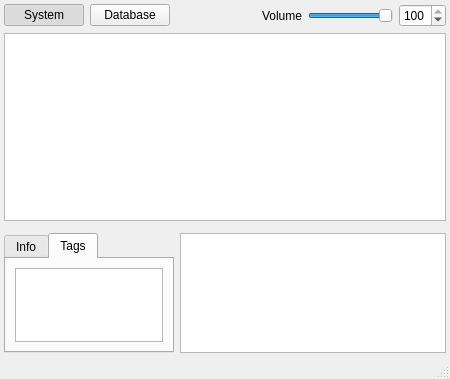
<?xml version="1.0" encoding="UTF-8"?>
<ui version="4.0">
 <class>MainWindow</class>
 <widget class="QMainWindow" name="MainWindow">
  <property name="geometry">
   <rect>
    <x>0</x>
    <y>0</y>
    <width>450</width>
    <height>379</height>
   </rect>
  </property>
  <property name="windowTitle">
   <string>SampleBrowser</string>
  </property>
  <widget class="QWidget" name="centralwidget">
   <layout class="QGridLayout" name="gridLayout" rowstretch="0,100,0">
    <property name="margin">
     <number>4</number>
    </property>
    <item row="2" column="1">
     <widget class="QGraphicsView" name="waveView">
      <property name="maximumSize">
       <size>
        <width>16777215</width>
        <height>120</height>
       </size>
      </property>
      <property name="verticalScrollBarPolicy">
       <enum>Qt::ScrollBarAlwaysOff</enum>
      </property>
      <property name="horizontalScrollBarPolicy">
       <enum>Qt::ScrollBarAlwaysOff</enum>
      </property>
      <property name="renderHints">
       <set>QPainter::Antialiasing|QPainter::TextAntialiasing</set>
      </property>
     </widget>
    </item>
    <item row="0" column="0" colspan="2">
     <layout class="QHBoxLayout" name="horizontalLayout">
      <item>
       <widget class="QPushButton" name="browseSystemBtn">
        <property name="sizePolicy">
         <sizepolicy hsizetype="Minimum" vsizetype="Maximum">
          <horstretch>0</horstretch>
          <verstretch>0</verstretch>
         </sizepolicy>
        </property>
        <property name="text">
         <string>System</string>
        </property>
        <property name="checkable">
         <bool>true</bool>
        </property>
        <property name="checked">
         <bool>true</bool>
        </property>
        <attribute name="buttonGroup">
         <string notr="true">browseSelectGroup</string>
        </attribute>
       </widget>
      </item>
      <item>
       <widget class="QPushButton" name="browseDbBtn">
        <property name="sizePolicy">
         <sizepolicy hsizetype="Minimum" vsizetype="Maximum">
          <horstretch>0</horstretch>
          <verstretch>0</verstretch>
         </sizepolicy>
        </property>
        <property name="text">
         <string>Database</string>
        </property>
        <property name="checkable">
         <bool>true</bool>
        </property>
        <attribute name="buttonGroup">
         <string notr="true">browseSelectGroup</string>
        </attribute>
       </widget>
      </item>
      <item>
       <spacer name="horizontalSpacer">
        <property name="orientation">
         <enum>Qt::Horizontal</enum>
        </property>
        <property name="sizeHint" stdset="0">
         <size>
          <width>40</width>
          <height>20</height>
         </size>
        </property>
       </spacer>
      </item>
      <item>
       <widget class="QLabel" name="label">
        <property name="text">
         <string>Volume</string>
        </property>
       </widget>
      </item>
      <item>
       <widget class="QSlider" name="volumeSlider">
        <property name="maximumSize">
         <size>
          <width>100</width>
          <height>16777215</height>
         </size>
        </property>
        <property name="focusPolicy">
         <enum>Qt::NoFocus</enum>
        </property>
        <property name="maximum">
         <number>100</number>
        </property>
        <property name="value">
         <number>100</number>
        </property>
        <property name="orientation">
         <enum>Qt::Horizontal</enum>
        </property>
       </widget>
      </item>
      <item>
       <widget class="QSpinBox" name="volumeSpin">
        <property name="minimum">
         <number>0</number>
        </property>
        <property name="maximum">
         <number>100</number>
        </property>
        <property name="singleStep">
         <number>5</number>
        </property>
        <property name="value">
         <number>100</number>
        </property>
       </widget>
      </item>
     </layout>
    </item>
    <item row="1" column="0" colspan="2">
     <widget class="QSplitter" name="mainSplitter">
      <property name="orientation">
       <enum>Qt::Horizontal</enum>
      </property>
      <property name="childrenCollapsible">
       <bool>false</bool>
      </property>
      <widget class="QWidget" name="verticalLayoutWidget">
       <layout class="QVBoxLayout" name="verticalLayout">
        <item>
         <widget class="SampleView" name="sampleView">
          <property name="contextMenuPolicy">
           <enum>Qt::CustomContextMenu</enum>
          </property>
          <property name="editTriggers">
           <set>QAbstractItemView::NoEditTriggers</set>
          </property>
          <property name="dragEnabled">
           <bool>true</bool>
          </property>
          <property name="selectionBehavior">
           <enum>QAbstractItemView::SelectRows</enum>
          </property>
          <property name="horizontalScrollMode">
           <enum>QAbstractItemView::ScrollPerPixel</enum>
          </property>
          <property name="wordWrap">
           <bool>false</bool>
          </property>
          <attribute name="horizontalHeaderHighlightSections">
           <bool>false</bool>
          </attribute>
          <attribute name="verticalHeaderVisible">
           <bool>false</bool>
          </attribute>
         </widget>
        </item>
        <item>
         <widget class="QWidget" name="filterStackedWidget" native="true">
          <property name="sizePolicy">
           <sizepolicy hsizetype="Preferred" vsizetype="Maximum">
            <horstretch>0</horstretch>
            <verstretch>0</verstretch>
           </sizepolicy>
          </property>
         </widget>
        </item>
       </layout>
      </widget>
     </widget>
    </item>
    <item row="2" column="0">
     <widget class="QTabWidget" name="infoTabWidget">
      <property name="sizePolicy">
       <sizepolicy hsizetype="Maximum" vsizetype="Expanding">
        <horstretch>0</horstretch>
        <verstretch>0</verstretch>
       </sizepolicy>
      </property>
      <property name="currentIndex">
       <number>1</number>
      </property>
      <widget class="QWidget" name="infoTab">
       <property name="enabled">
        <bool>false</bool>
       </property>
       <attribute name="title">
        <string>Info</string>
       </attribute>
       <layout class="QGridLayout" name="gridLayout_4">
        <item row="1" column="0">
         <widget class="QLabel" name="label_2">
          <property name="text">
           <string>Length:</string>
          </property>
         </widget>
        </item>
        <item row="1" column="1" alignment="Qt::AlignRight">
         <widget class="QLabel" name="infoLengthLbl">
          <property name="sizePolicy">
           <sizepolicy hsizetype="Maximum" vsizetype="Preferred">
            <horstretch>0</horstretch>
            <verstretch>0</verstretch>
           </sizepolicy>
          </property>
          <property name="text">
           <string>0</string>
          </property>
          <property name="alignment">
           <set>Qt::AlignRight|Qt::AlignTrailing|Qt::AlignVCenter</set>
          </property>
         </widget>
        </item>
        <item row="1" column="3">
         <widget class="QLabel" name="label_5">
          <property name="text">
           <string>Format:</string>
          </property>
         </widget>
        </item>
        <item row="0" column="0" colspan="5">
         <widget class="QLabel" name="infoFileNameLbl">
          <property name="styleSheet">
           <string notr="true">font-weight: bold;</string>
          </property>
          <property name="text">
           <string/>
          </property>
         </widget>
        </item>
        <item row="2" column="0">
         <widget class="QLabel" name="label_4">
          <property name="text">
           <string>Rate:</string>
          </property>
         </widget>
        </item>
        <item row="2" column="1" alignment="Qt::AlignRight">
         <widget class="QLabel" name="infoSampleRateLbl">
          <property name="sizePolicy">
           <sizepolicy hsizetype="Maximum" vsizetype="Preferred">
            <horstretch>0</horstretch>
            <verstretch>0</verstretch>
           </sizepolicy>
          </property>
          <property name="text">
           <string>0</string>
          </property>
          <property name="alignment">
           <set>Qt::AlignRight|Qt::AlignTrailing|Qt::AlignVCenter</set>
          </property>
         </widget>
        </item>
        <item row="2" column="3">
         <widget class="QLabel" name="label_8">
          <property name="text">
           <string>Chans:</string>
          </property>
         </widget>
        </item>
        <item row="2" column="4" alignment="Qt::AlignRight">
         <widget class="QLabel" name="infoChannelsLbl">
          <property name="sizePolicy">
           <sizepolicy hsizetype="Maximum" vsizetype="Preferred">
            <horstretch>0</horstretch>
            <verstretch>0</verstretch>
           </sizepolicy>
          </property>
          <property name="text">
           <string>1</string>
          </property>
          <property name="alignment">
           <set>Qt::AlignRight|Qt::AlignTrailing|Qt::AlignVCenter</set>
          </property>
         </widget>
        </item>
        <item row="1" column="4" alignment="Qt::AlignRight">
         <widget class="QLabel" name="infoFormatLbl">
          <property name="sizePolicy">
           <sizepolicy hsizetype="Maximum" vsizetype="Preferred">
            <horstretch>0</horstretch>
            <verstretch>0</verstretch>
           </sizepolicy>
          </property>
          <property name="text">
           <string>NO</string>
          </property>
          <property name="alignment">
           <set>Qt::AlignRight|Qt::AlignTrailing|Qt::AlignVCenter</set>
          </property>
         </widget>
        </item>
        <item row="1" column="2">
         <spacer name="horizontalSpacer_2">
          <property name="orientation">
           <enum>Qt::Horizontal</enum>
          </property>
          <property name="sizeType">
           <enum>QSizePolicy::Fixed</enum>
          </property>
          <property name="sizeHint" stdset="0">
           <size>
            <width>16</width>
            <height>20</height>
           </size>
          </property>
         </spacer>
        </item>
       </layout>
      </widget>
      <widget class="QWidget" name="tagsTab">
       <attribute name="title">
        <string>Tags</string>
       </attribute>
       <layout class="QGridLayout" name="gridLayout_5">
        <item row="0" column="0">
         <widget class="TagsEditorTextEdit" name="tagsEdit">
          <property name="sizePolicy">
           <sizepolicy hsizetype="Ignored" vsizetype="Ignored">
            <horstretch>0</horstretch>
            <verstretch>0</verstretch>
           </sizepolicy>
          </property>
         </widget>
        </item>
       </layout>
      </widget>
     </widget>
    </item>
   </layout>
  </widget>
  <widget class="QMenuBar" name="menubar">
   <property name="geometry">
    <rect>
     <x>0</x>
     <y>0</y>
     <width>450</width>
     <height>28</height>
    </rect>
   </property>
  </widget>
  <widget class="QStatusBar" name="statusbar"/>
 </widget>
 <customwidgets>
  <customwidget>
   <class>TagsEditorTextEdit</class>
   <extends>QTextEdit</extends>
   <header>src.widgets</header>
  </customwidget>
  <customwidget>
   <class>SampleView</class>
   <extends>QTableView</extends>
   <header>src</header>
  </customwidget>
 </customwidgets>
 <tabstops>
  <tabstop>volumeSlider</tabstop>
  <tabstop>volumeSpin</tabstop>
 </tabstops>
 <resources/>
 <connections>
  <connection>
   <sender>volumeSlider</sender>
   <signal>valueChanged(int)</signal>
   <receiver>volumeSpin</receiver>
   <slot>setValue(int)</slot>
   <hints>
    <hint type="sourcelabel">
     <x>248</x>
     <y>51</y>
    </hint>
    <hint type="destinationlabel">
     <x>339</x>
     <y>53</y>
    </hint>
   </hints>
  </connection>
  <connection>
   <sender>volumeSpin</sender>
   <signal>valueChanged(int)</signal>
   <receiver>volumeSlider</receiver>
   <slot>setValue(int)</slot>
   <hints>
    <hint type="sourcelabel">
     <x>324</x>
     <y>38</y>
    </hint>
    <hint type="destinationlabel">
     <x>220</x>
     <y>44</y>
    </hint>
   </hints>
  </connection>
 </connections>
 <buttongroups>
  <buttongroup name="browseSelectGroup"/>
 </buttongroups>
</ui>
